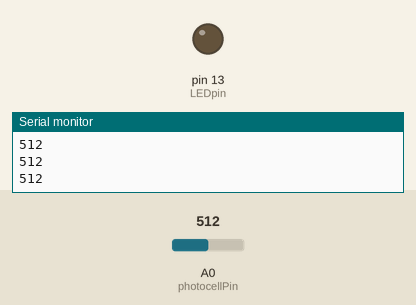
The sketch below on a simulated Arduino Uno, built with avr-gcc and run on an emulated ATmega328P. Parts: output pins drawn as LEDs (lit = HIGH), the last lines printed to the serial monitor. Inputs (shaded band) come from the test bench; at power-on: A0 (photocellPin) = 512.

Above: at 1.2 s.
1.3 s: A0 (photocellPin) set to 502
At 2.2 s:
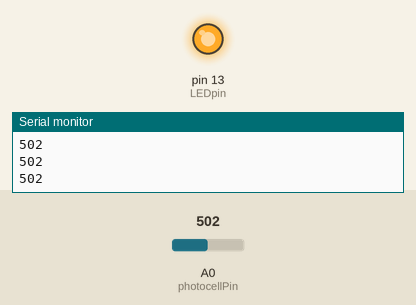
2.8 s: A0 (photocellPin) set to 511
At 3.7 s:
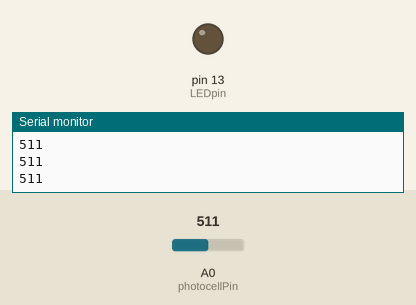
4.3 s: A0 (photocellPin) set to 306
At 5.3 s:
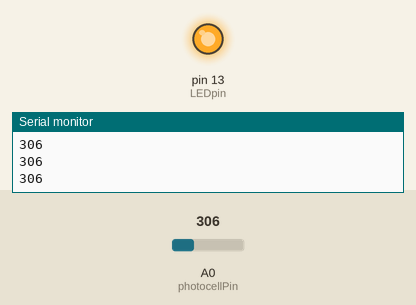
Timing chart, 0 to 7.3 s (numbered marks = the images above; inputs shaded):
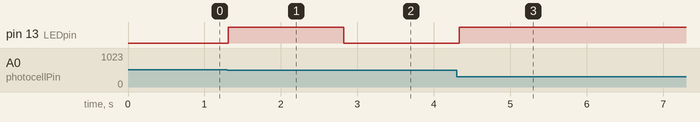

Measured:
- the behaviour switches between 510 and 509 on A0 (photocellPin) (found by bisection; images 0 and 1)
- after the input at 1.3 s, pin 13 (LEDpin): LOW → HIGH at once
- after the input at 2.8 s, pin 13 (LEDpin): HIGH → LOW at once
- after the input at 4.3 s, pin 13 (LEDpin): LOW → HIGH at once

The sketch:

SunSignal_arduino.ino
```cpp
int photocellPin = 0; // the cell and 10K pulldown are connected to a0
    int photocellReading; // the analog reading from the sensor divider
    int LEDpin = 13; // connect LED to pin 13 (PWM pin)
    int LEDbrightness; //
    void setup(void) {
    Serial.begin(9600);    // We'll send debugging information via the Serial monitor so if you can read it   without using a led

    }
    void loop(void) {
    photocellReading = analogRead(photocellPin);
    Serial.println(photocellReading); // the raw analog reading
    // LED gets brighter the darker it is at the sensor
    // that means we have to -invert- the reading from 0-1023 back to 1023-0
    photocellReading = 1023 - photocellReading;    //now we have to map 0-1023 to 0-255 since thats the          range analogWrite uses
    LEDbrightness = map(photocellReading, 0, 1023, 0, 255);
    analogWrite(LEDpin, LEDbrightness);
    delay(50);
    }
```
